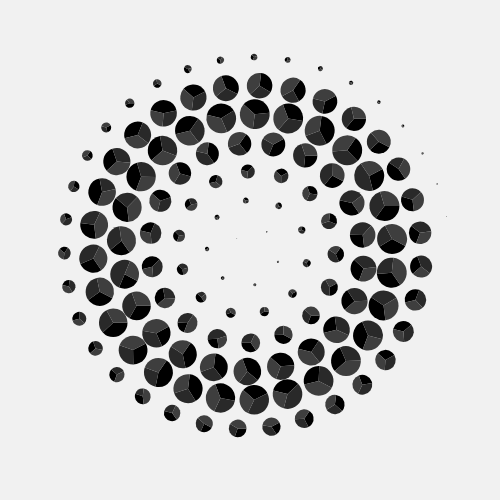
Frame 1 (no input)
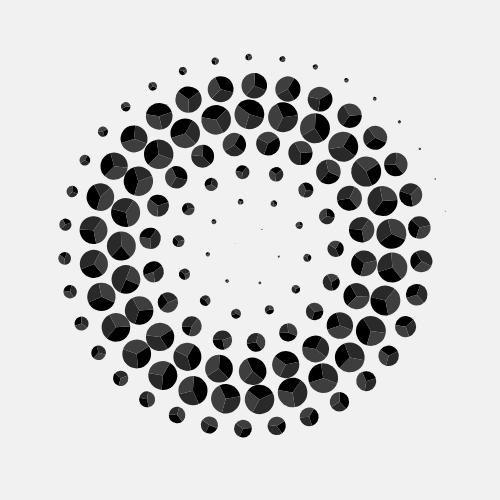
Frame 60 (no input)
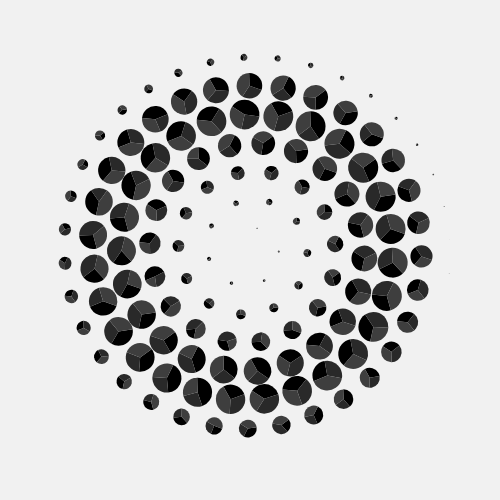
Frame 120 (the mouse pressed at the canvas centre since frame 60)

The p5.js sketch that drew these frames (run headless with seeded random() and noise() and a simulated clock; from frame 60 on, the mouse is pressed at the canvas centre):

// p5.js sketch
// ── sketch.js
let palette = ['#f1f1f1', '#000000', '#292929', '#3e3e3e'];
let numFrames = 70;

function setup() {
  createCanvas(500, 500);
  noiseSeed(12345);
}

function randomValue(p, seed) {
  let scl = 120.0;
  return pow((noise(scl * p, seed) + 1) / 2.0, 2.0);
}

function position(p) {
  let q = sqrt(p);
  let theta = 7 * TWO_PI * q;
  let r = 0.4 * width * q;
  
  return createVector(r * cos(theta), r * sin(theta));
}

function drawThing(p) {
  let v1 = randomValue(p, 100);
  let v2 = randomValue(p, 200);
  let v3 = randomValue(p, 300);
  
  let sumv = v1 + v2 + v3;
  
  let alpha = 10 * TWO_PI * p;
  
  let theta0 = alpha + 0;
  let theta1 = alpha + map(v1 / sumv, 0, 1, 0, TWO_PI);
  let theta2 = alpha + map((v1 + v2) / sumv, 0, 1, 0, TWO_PI);
  let theta3 = alpha + TWO_PI;
  
  let r = 30 * sin(PI * p);
  
  let pos = position(p);
  
  noStroke();
  
  fill(palette[1]);
  arc(pos.x, pos.y, r, r, theta0, theta1);
  
  fill(palette[2]);
  arc(pos.x, pos.y, r, r, theta1, theta2);
  
  fill(palette[3]);
  arc(pos.x, pos.y, r, r, theta2, theta3);
}

function draw() {
  background(palette[0]);
  
  let t = 1.0 * (frameCount - 1) / numFrames;
  
  push();
  translate(width / 2, height / 2);
  

  let K = 130;
  for (let i = 0; i < K; i++) {
    let p = 1.0 * (i + t) / K;
    drawThing(p);
  }
  
  pop();
}
